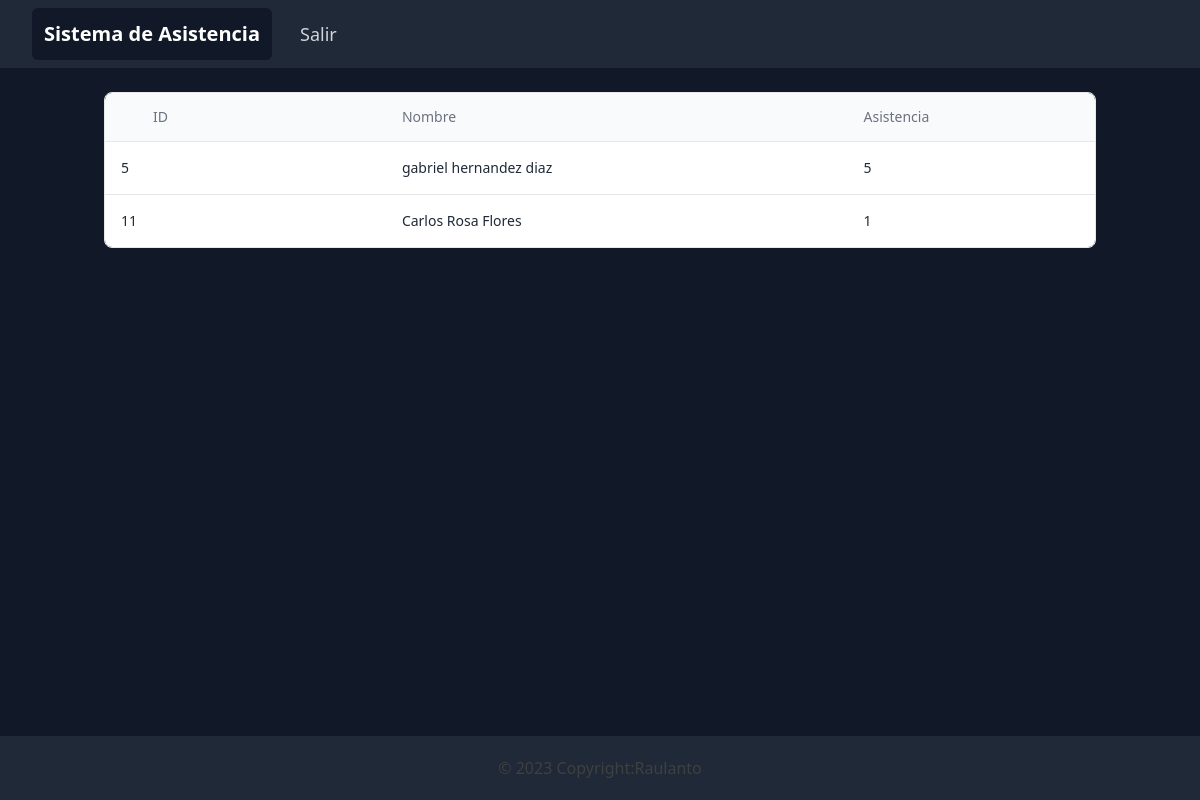
/panelAsistencia.php?ID=1 (signed in), run on the app's committed database.
### tables this page shows
CREATE TABLE `estudiante`  (
  `ID` int NOT NULL AUTO_INCREMENT,
  `matricula` varchar(15) NOT NULL,
  `nombre` varchar(50) NOT NULL,
  `ape_paterno` varchar(50) NOT NULL,
  `ape_materno` varchar(50) NOT NULL,
  `fk_usuario` int NULL DEFAULT NULL,
  PRIMARY KEY (`ID`) USING BTREE,
  INDEX `fk_usuario`(`fk_usuario`) USING BTREE,
  CONSTRAINT `fk_usuario` FOREIGN KEY (`fk_usuario`) REFERENCES `usuario` (`ID`) ON DELETE RESTRICT ON UPDATE RESTRICT
);

### panelAsistencia.php (the view, shortened to what this page needs)
<!DOCTYPE html>
<html lang="es">
<head>
    <script src="https://cdn.tailwindcss.com"></script>
</head>
<body class="bg-gray-900">
    <header>
        <nav class="bg-gray-800 ">
            <div class="hidden sm:ml-6 sm:block p-2">
                <div class="flex space-x-4">
                    <a href="#"
                        class="bg-gray-900 text-white rounded-md p-3 text-xl font-bold hover:bg-gray-700 hover:text-white	"
                        aria-current="page">Sistema de Asistencia </a>
                    <a href="close.php"
                        class="text-gray-300 hover:bg-gray-700 hover:text-white rounded-md p-3 text-lg font-medium">Salir</a>
                </div>
            </div>
        </nav>
    </header>
    <main class="container m-auto text-center">
        <?php
        require_once ('BD/conection.php');
        if (isset($_GET['ID'])) {
            $ID = $_GET['ID'];
            $results = "SELECT materia.nombre AS materia,estudiante.ID,CONCAT( estudiante.nombre, ' ', estudiante.ape_paterno, ' ', ape_materno ) AS nombre,COUNT( listagrupo.fk_estudiante ) AS Asistencias FROM asistencia INNER JOIN listagrupo ON asistencia.fk_listagrupo = listagrupo.ID INNER JOIN estudiante ON listagrupo.fk_estudiante = estudiante.ID INNER JOIN grupo ON listagrupo.fk_grupo = grupo.ID INNER JOIN materia ON grupo.fk_materia = materia.ID
        WHERE
            grupo.ID = '$ID'
        GROUP BY
            estudiante.ID";
            $resultados= mysqli_query($conexion, $results);
        } else {
            echo "El parámetro ID no está definido";
        }
    ?>
        <section class="container px-4 mx-auto">
            <div class="flex flex-col mt-6">
                <div class="-mx-4 -my-2 overflow-x-auto sm:-mx-6 lg:-mx-8">
                    <div class="inline-block min-w-full py-2 align-middle md:px-6 lg:px-8">
                        <div class="overflow-hidden border border-gray-200 dark:border-gray-700 md:rounded-lg">
                            <table class="min-w-full divide-y divide-gray-200 dark:divide-gray-700">
                                <thead class="bg-gray-50 dark:bg-gray-800">
                                    <tr>
                                        <th scope="col"
                                            class="px-12 py-3.5 text-sm font-normal text-left rtl:text-right text-gray-500 dark:text-gray-400">
                                            ID
                                        </th>
                                        <th scope="col"
                                            class="px-4 py-3.5 text-sm font-normal text-left rtl:text-right text-gray-500 dark:text-gray-400">
                                            Nombre</th>
                                        <th scope="col"
                                            class="px-4 py-3.5 text-sm font-normal text-left rtl:text-right text-gray-500 dark:text-gray-400">
                                            Asistencia</th>
                                </thead>
                                <tbody class="bg-white divide-y divide-gray-200 dark:divide-gray-700 dark:bg-gray-900">
                                    <tr>
                                        <?php
while ($columna = mysqli_fetch_array($resultados)) {
            echo '<td class="px-4 py-4 text-sm font-medium whitespace-nowrap">
                <div>
                    <h2 class="text-left font-medium text-gray-800 dark:text-white">' . $columna['ID'] . '</h2>
                </div>
            </td>
            <td class="px-4 py-4 text-sm font-medium whitespace-nowrap">
                <div>
                    <h2 class="text-left font-medium text-gray-800 dark:text-white">' . $columna['nombre'] . '</h2>
                </div>
            </td>
            <td class="px-4 py-4 text-sm font-medium whitespace-nowrap">
                <div>
                    <h2 class="text-left font-medium text-gray-800 dark:text-white">' . $columna['Asistencias'] . '</h2>
                </div>
            </td>';
    ?>
                                    </tr>
                                    <?php }?>
                                </tbody>
                            </table>
                        </div>
                    </div>
                </div>
            </div>
        </section>
    </main>
    <footer class="flex justify-center m-auto bg-gray-800 text-center h-16 fixed bottom-0 left-0 right-0  ">
        <div class=" self-center placeholder:p-4 text-center text-neutral-700 dark:text-neutral-200">
            <a class=" dark:text-neutral-200 " href="">© 2023 Copyright:Raulanto</a>
        </div>
    </footer>
</body>
</html>

### data on the page
estudiante: ID "5", nombre "gabriel hernandez diaz", Asistencias "5"
estudiante: ID "11", nombre "Carlos Rosa Flores", Asistencias "1"
